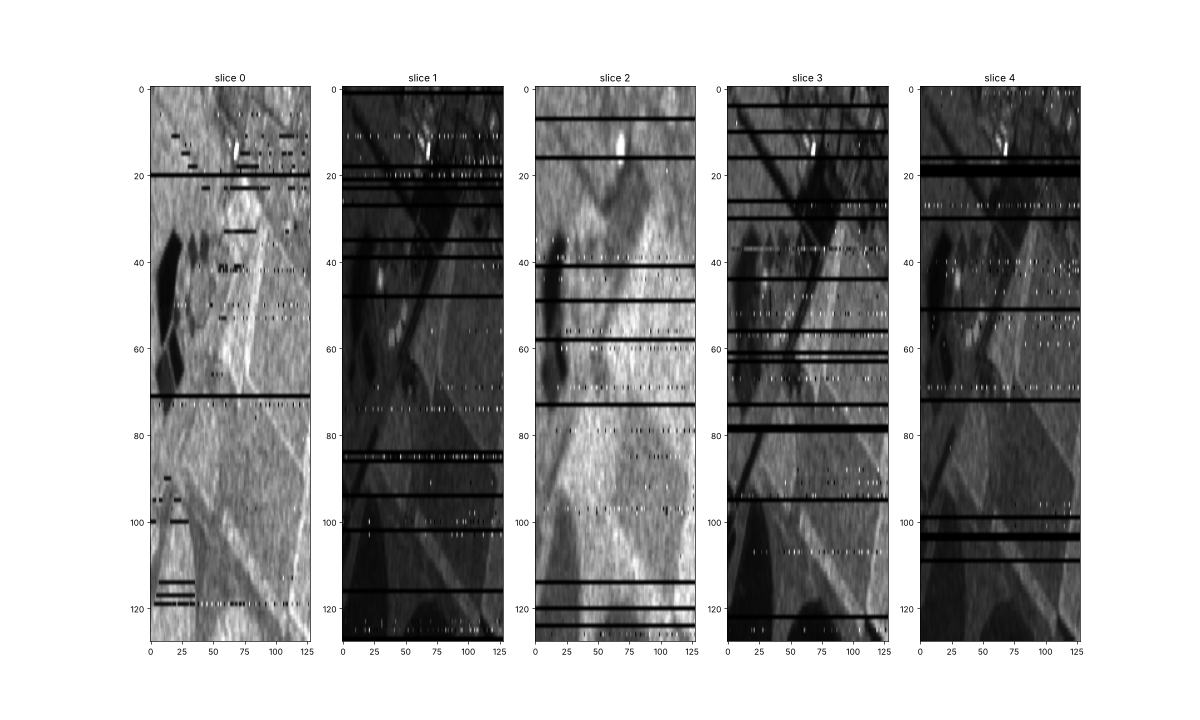

Generate this figure with Python:
import pickle, numpy as np, collections
import matplotlib; matplotlib.use('Agg'); import matplotlib.pyplot as plt
out=pickle.load(open('pk.pkl','rb'))
def crc16(data):
    crc=0
    for b in data:
        crc^=b<<8
        for _ in range(8):
            crc=((crc<<1)^0x1021)&0xFFFF if crc&0x8000 else (crc<<1)&0xFFFF
    return crc
def ok(by,ln=136):
    if len(by)<ln+2: return False
    c=crc16(by[:ln-2]); c^=by[ln-1]^(by[ln-2]<<8)
    return c==(by[ln]|by[ln+1]<<8)
G={}
for k,t,pw,hn,by in out:
    if len(by)<138 or by[:2]!=b'AL': continue
    s,g=by[6],by[7]
    G.setdefault((g,s),[]).append((pw>20,ok(by),by[8:136]))
gs=sorted(set(g for g,s in G)); print(len(gs),gs[:5],gs[-5:], max(s for g,s in G))
fig,ax=plt.subplots(1,5,figsize=(20,12))
for s in range(5):
    img=np.zeros((max(gs)+1,128))
    for g in gs:
        L=G.get((g,s))
        if not L: continue
        good=[x for x in L if x[1]] or L
        img[g]=np.frombuffer(good[0][2],dtype=np.uint8)
    ax[s].imshow(img,aspect='auto',cmap='gray'); ax[s].set_title(f'slice {s}')
plt.savefig('img.png',dpi=60)
